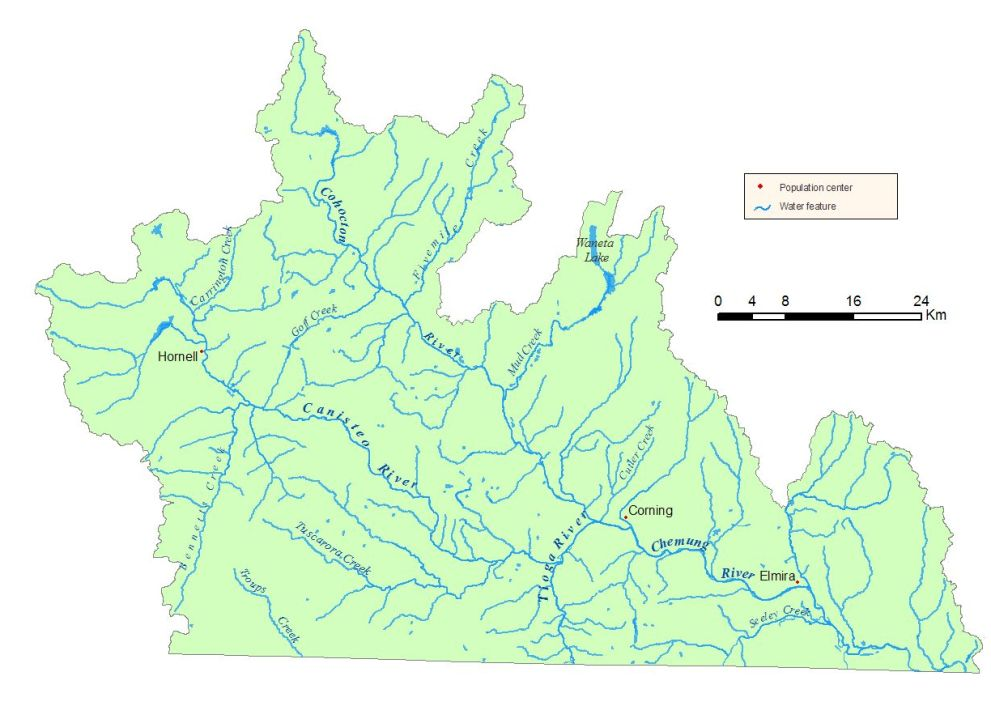
#> input picture wshdchemung.jpg, 991 x 706 px
$ python process.py
#> lines starting #> are read from the running program, lines starting #| are printed output that depends on the picture; after the words box and inside, x2 and y2 are one past the last pixel; in counts of white or black regions, pixels touching at a corner belong together
import skimage
import numpy as np


def main():
    morphology()
    # heuristic()


def morphology():
    blue_threshold = 50
    object_min_size = 55
    object_connectivity = 2
    hole_area_threshold = 15

    image = skimage.io.imread("wshdchemung.jpg")
#> image is the input picture: shape (706, 991, 3); mean R, G, B 226.9, 249, 224.5

    output = skimage.morphology.remove_small_objects(
        threshold_mask(image, [81, 160, 248], threshold=blue_threshold),
        min_size=object_min_size,
        connectivity=object_connectivity,
    )
#> in threshold_mask, `return np.logical_and( np.logical_and( color[0] - threshold < image[:,..`:
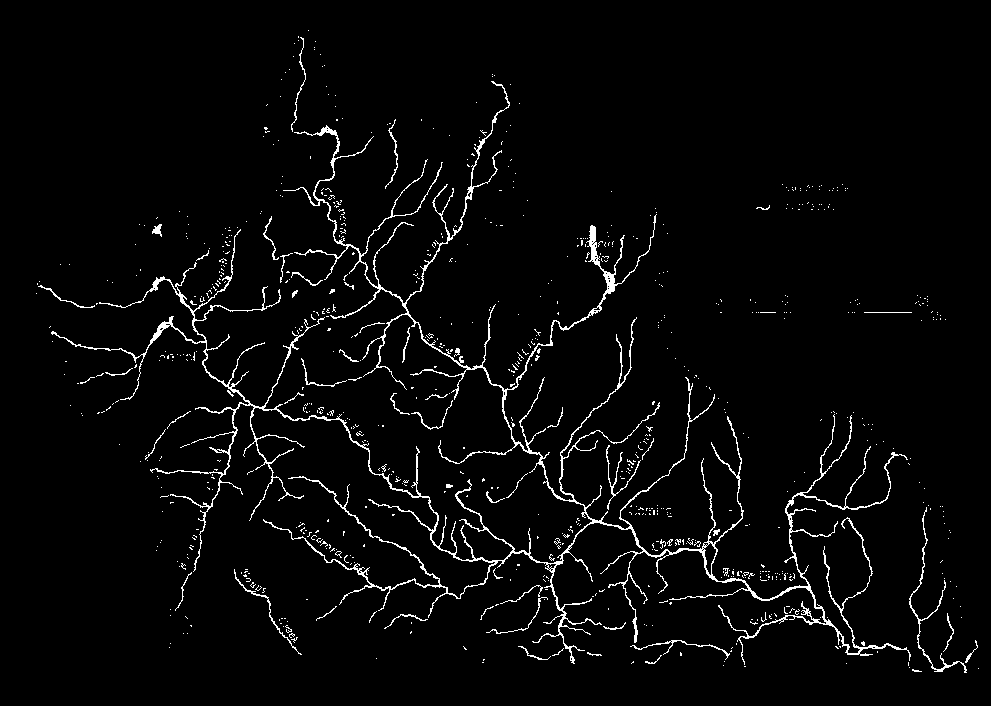
#> returned value: shape (706, 991) bool; 3.1% white in thin lines or dots, all inside (x1, y1, x2, y2) = (36, 30, 979, 673)
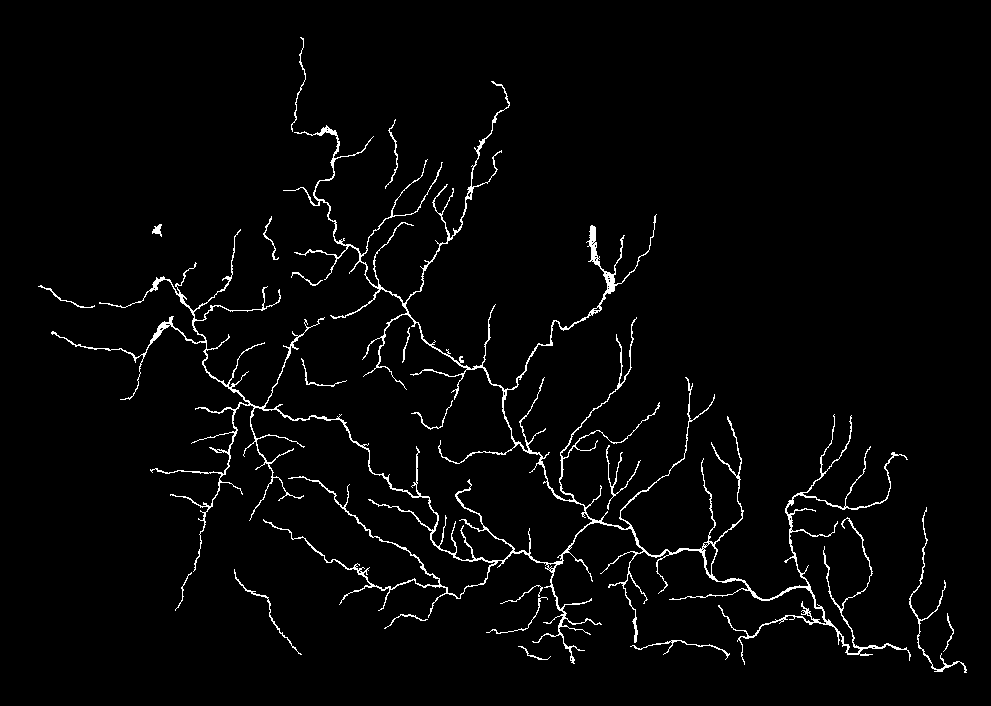
#> output: shape (706, 991) bool; 2.6% white in thin lines or dots, all inside (x1, y1, x2, y2) = (38, 37, 967, 673)

    output = skimage.morphology.remove_small_holes(
        output,
        area_threshold=hole_area_threshold,
    )

    # output = skimage.filters.gaussian(output, sigma=0.65)
    # output = skimage.filters.rank.mean(output, skimage.morphology.disk(10))

    skimage.io.imsave("output.jpg", np.invert(output))
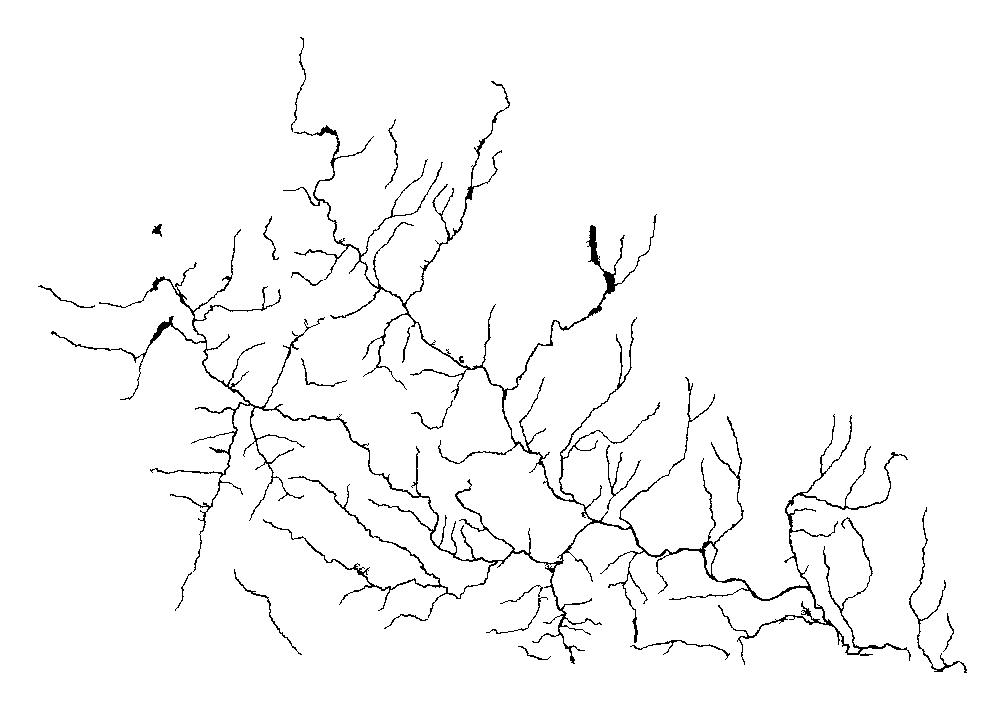
#> saved as output.jpg: shape (706, 991); min 0, max 255, mean 248


def heuristic():
    image = skimage.io.imread("wshdchemung.jpg")

    # Mask out blue-ish text
    text_color = [59, 101, 121]
    text_threshold = 45
    text_mask = threshold_mask(image, text_color, threshold=text_threshold)
    image[text_mask] = [255, 0, 0]

    # Mask in blue-ish water
    water_color = [72, 148, 222]
    water_threshold = 40
    water_mask = np.invert(
        threshold_mask(image, water_color, threshold=water_threshold)
    )
    image[water_mask] = [0, 0, 0]

    non_zero_mask = np.logical_and(
        image[:, :, 0] != 0,
        image[:, :, 1] != 0,
        image[:, :, 2] != 0,
    )
    image[non_zero_mask] = [255, 255, 255]

    # image = skimage.filters.gaussian(image, sigma=0.65)
    # image = skimage.color.rgb2gray(image)

    min_size = 10
    connectivity = 1
    image = skimage.morphology.remove_small_objects(
        image != 0,
        min_size=min_size,
        connectivity=connectivity,
    )
    # image[small_objects_mask] = [0, 0, 0]

    skimage.io.imsave("output.jpg", image)


def threshold_mask(image, color, threshold=10):
    return np.logical_and(
        np.logical_and(
            color[0] - threshold < image[:, :, 0],
            image[:, :, 0] < color[0] + threshold,
        ),
        np.logical_and(
            color[1] - threshold < image[:, :, 1],
            image[:, :, 1] < color[1] + threshold,
        ),
        np.logical_and(
            color[2] - threshold < image[:, :, 2],
            image[:, :, 2] < color[2] + threshold,
        ),
    )


if __name__ == "__main__":
    main()
